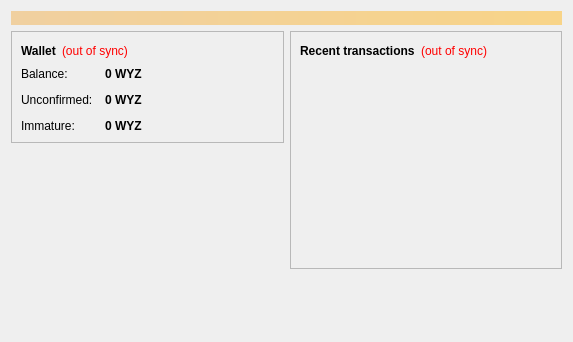
<?xml version="1.0" encoding="UTF-8"?>
<ui version="4.0">
 <class>OverviewPage</class>
 <widget class="QWidget" name="OverviewPage">
  <property name="geometry">
   <rect>
    <x>0</x>
    <y>0</y>
    <width>573</width>
    <height>342</height>
   </rect>
  </property>
  <property name="windowTitle">
   <string>Form</string>
  </property>
  <layout class="QVBoxLayout" name="topLayout">
   <item>
    <widget class="QLabel" name="labelAlerts">
     <property name="visible">
      <bool>false</bool>
     </property>
     <property name="styleSheet">
      <string notr="true">background-color: qlineargradient(x1: 0, y1: 0, x2: 1, y2: 0, stop:0 #F0D0A0, stop:1 #F8D488); color:#000000;</string>
     </property>
     <property name="wordWrap">
      <bool>true</bool>
     </property>
     <property name="margin">
      <number>3</number>
     </property>
    </widget>
   </item>
   <item>
    <layout class="QHBoxLayout" name="horizontalLayout" stretch="1,1">
     <item>
      <layout class="QVBoxLayout" name="verticalLayout_2">
       <item>
        <widget class="QFrame" name="frame">
         <property name="frameShape">
          <enum>QFrame::StyledPanel</enum>
         </property>
         <property name="frameShadow">
          <enum>QFrame::Raised</enum>
         </property>
         <layout class="QVBoxLayout" name="verticalLayout_4">
          <item>
           <layout class="QHBoxLayout" name="horizontalLayout_4">
            <item>
             <widget class="QLabel" name="label_5">
              <property name="font">
               <font>
                <weight>75</weight>
                <bold>true</bold>
               </font>
              </property>
              <property name="text">
               <string>Wallet</string>
              </property>
             </widget>
            </item>
            <item>
             <widget class="QLabel" name="labelWalletStatus">
              <property name="toolTip">
               <string>The displayed information may be out of date. Your wallet automatically synchronizes with the Wisecoin network after a connection is established, but this process has not completed yet.</string>
              </property>
              <property name="styleSheet">
               <string notr="true">QLabel { color: red; }</string>
              </property>
              <property name="text">
               <string notr="true">(out of sync)</string>
              </property>
              <property name="alignment">
               <set>Qt::AlignLeading|Qt::AlignLeft|Qt::AlignVCenter</set>
              </property>
             </widget>
            </item>
            <item>
             <spacer name="horizontalSpacer_2">
              <property name="orientation">
               <enum>Qt::Horizontal</enum>
              </property>
              <property name="sizeHint" stdset="0">
               <size>
                <width>40</width>
                <height>20</height>
               </size>
              </property>
             </spacer>
            </item>
           </layout>
          </item>
          <item>
           <layout class="QFormLayout" name="formLayout_2">
            <property name="fieldGrowthPolicy">
             <enum>QFormLayout::AllNonFixedFieldsGrow</enum>
            </property>
            <property name="horizontalSpacing">
             <number>12</number>
            </property>
            <property name="verticalSpacing">
             <number>12</number>
            </property>
            <item row="0" column="0">
             <widget class="QLabel" name="label">
              <property name="text">
               <string>Balance:</string>
              </property>
             </widget>
            </item>
            <item row="0" column="1">
             <widget class="QLabel" name="labelBalance">
              <property name="font">
               <font>
                <weight>75</weight>
                <bold>true</bold>
               </font>
              </property>
              <property name="cursor">
               <cursorShape>IBeamCursor</cursorShape>
              </property>
              <property name="toolTip">
               <string>Your current balance</string>
              </property>
              <property name="text">
               <string notr="true">0 WYZ</string>
              </property>
              <property name="textInteractionFlags">
               <set>Qt::LinksAccessibleByMouse|Qt::TextSelectableByKeyboard|Qt::TextSelectableByMouse</set>
              </property>
             </widget>
            </item>
            <item row="1" column="0">
             <widget class="QLabel" name="label_3">
              <property name="text">
               <string>Unconfirmed:</string>
              </property>
             </widget>
            </item>
            <item row="1" column="1">
             <widget class="QLabel" name="labelUnconfirmed">
              <property name="font">
               <font>
                <weight>75</weight>
                <bold>true</bold>
               </font>
              </property>
              <property name="cursor">
               <cursorShape>IBeamCursor</cursorShape>
              </property>
              <property name="toolTip">
               <string>Total of transactions that have yet to be confirmed, and do not yet count toward the current balance</string>
              </property>
              <property name="text">
               <string notr="true">0 WYZ</string>
              </property>
              <property name="textInteractionFlags">
               <set>Qt::LinksAccessibleByMouse|Qt::TextSelectableByKeyboard|Qt::TextSelectableByMouse</set>
              </property>
             </widget>
            </item>
            <item row="2" column="0">
             <widget class="QLabel" name="labelImmatureText">
              <property name="text">
               <string>Immature:</string>
              </property>
             </widget>
            </item>
            <item row="2" column="1">
             <widget class="QLabel" name="labelImmature">
              <property name="font">
               <font>
                <weight>75</weight>
                <bold>true</bold>
               </font>
              </property>
              <property name="toolTip">
               <string>Mined balance that has not yet matured</string>
              </property>
              <property name="text">
               <string notr="true">0 WYZ</string>
              </property>
              <property name="textInteractionFlags">
               <set>Qt::LinksAccessibleByMouse|Qt::TextSelectableByKeyboard|Qt::TextSelectableByMouse</set>
              </property>
             </widget>
            </item>
           </layout>
          </item>
         </layout>
        </widget>
       </item>
       <item>
        <spacer name="verticalSpacer">
         <property name="orientation">
          <enum>Qt::Vertical</enum>
         </property>
         <property name="sizeHint" stdset="0">
          <size>
           <width>20</width>
           <height>40</height>
          </size>
         </property>
        </spacer>
       </item>
      </layout>
     </item>
     <item>
      <layout class="QVBoxLayout" name="verticalLayout_3">
       <item>
        <widget class="QFrame" name="frame_2">
         <property name="frameShape">
          <enum>QFrame::StyledPanel</enum>
         </property>
         <property name="frameShadow">
          <enum>QFrame::Raised</enum>
         </property>
         <layout class="QVBoxLayout" name="verticalLayout">
          <item>
           <layout class="QHBoxLayout" name="horizontalLayout_2">
            <item>
             <widget class="QLabel" name="label_4">
              <property name="text">
               <string>&lt;b&gt;Recent transactions&lt;/b&gt;</string>
              </property>
             </widget>
            </item>
            <item>
             <widget class="QLabel" name="labelTransactionsStatus">
              <property name="toolTip">
               <string>The displayed information may be out of date. Your wallet automatically synchronizes with the Wisecoin network after a connection is established, but this process has not completed yet.</string>
              </property>
              <property name="styleSheet">
               <string notr="true">QLabel { color: red; }</string>
              </property>
              <property name="text">
               <string notr="true">(out of sync)</string>
              </property>
              <property name="alignment">
               <set>Qt::AlignRight|Qt::AlignTrailing|Qt::AlignVCenter</set>
              </property>
             </widget>
            </item>
            <item>
             <spacer name="horizontalSpacer">
              <property name="orientation">
               <enum>Qt::Horizontal</enum>
              </property>
              <property name="sizeHint" stdset="0">
               <size>
                <width>40</width>
                <height>20</height>
               </size>
              </property>
             </spacer>
            </item>
           </layout>
          </item>
          <item>
           <widget class="QListView" name="listTransactions">
            <property name="styleSheet">
             <string notr="true">QListView { background: transparent; }</string>
            </property>
            <property name="frameShape">
             <enum>QFrame::NoFrame</enum>
            </property>
            <property name="verticalScrollBarPolicy">
             <enum>Qt::ScrollBarAlwaysOff</enum>
            </property>
            <property name="horizontalScrollBarPolicy">
             <enum>Qt::ScrollBarAlwaysOff</enum>
            </property>
            <property name="selectionMode">
             <enum>QAbstractItemView::NoSelection</enum>
            </property>
           </widget>
          </item>
         </layout>
        </widget>
       </item>
       <item>
        <spacer name="verticalSpacer_2">
         <property name="orientation">
          <enum>Qt::Vertical</enum>
         </property>
         <property name="sizeHint" stdset="0">
          <size>
           <width>20</width>
           <height>40</height>
          </size>
         </property>
        </spacer>
       </item>
      </layout>
     </item>
    </layout>
   </item>
  </layout>
 </widget>
 <resources/>
 <connections/>
</ui>
